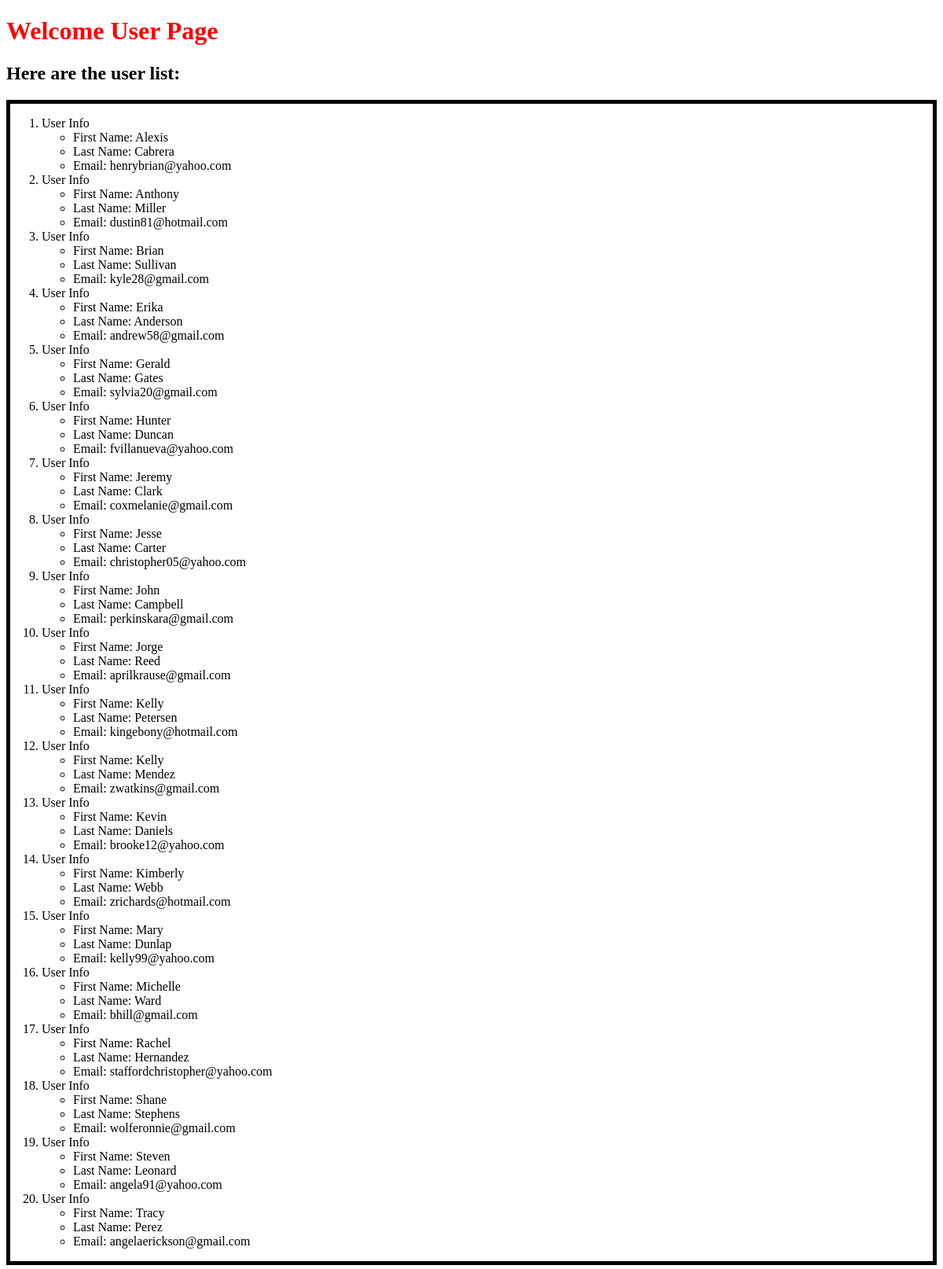
Page /first_app/users on the earlier database version.
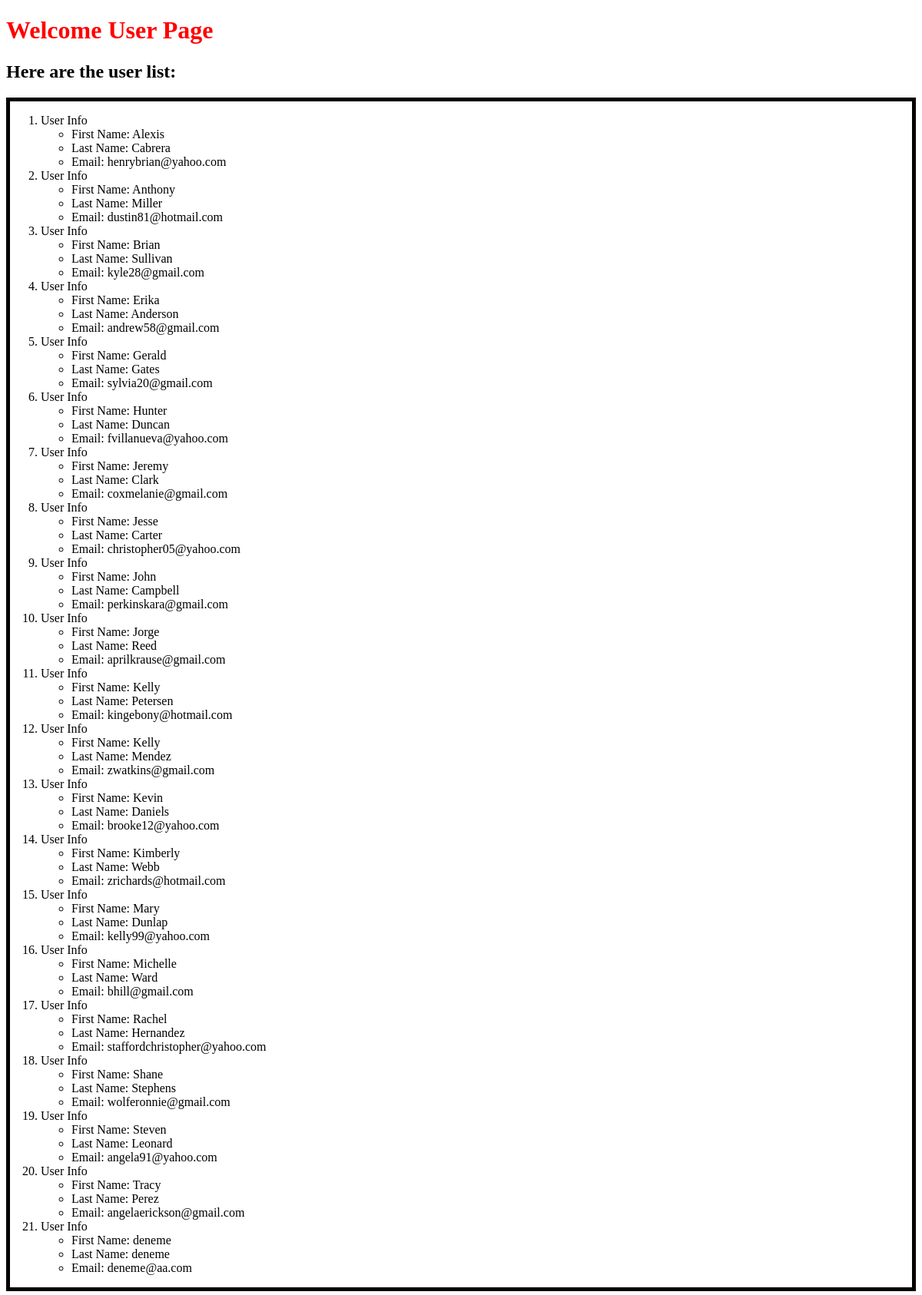
Same page on the later database version.
### first_app/models.py (models this page shows, shortened)
class User(models.Model):
    first_name = models.CharField(max_length=264)
    last_name = models.CharField(max_length=264)
    email = models.EmailField(max_length=254, unique=True)

### first_app/views.py (the view)
# urls.py: url('users', views.users, name='users'),
def users(request):
    users_list = User.objects.order_by('first_name')
    dict_user = {'user_list':users_list}
    return render(request, 'first_app/users.html', context=dict_user)

### templates/first_app/users.html (shortened to what this page needs)
<!DOCTYPE html>
{% load staticfiles %}
<html lang="en" dir="ltr">
  <head>
    <link rel="stylesheet" href="{% static "css/mystyle.css" %}"/>
  </head>
  <body>
    <h1>Welcome User Page</h1>
    <h2>Here are the user list:</h2>
    <div class="djangtwo">
      {% if user_list %}
        <ol>
        {% for acc in user_list %}
        <li>User Info</li>
        <ul>
          <li>First Name: {{ acc.first_name }} </li>
          <li>Last Name: {{ acc.last_name }} </li>
          <li>Email: {{ acc.email }} </li>
        </ul>
        {% endfor %}
        </ol>
      {% else %}
      <p>No users found.</p>
      {% endif %}
    </div>
  </body>
</html>

### static/css/mystyle.css (style rules this page uses)
h1 { color: red; }
.djangtwo { border: 5px solid black }

Differences in the rows shown:
added User: first_name "deneme", last_name "deneme", email "deneme@aa.com"
